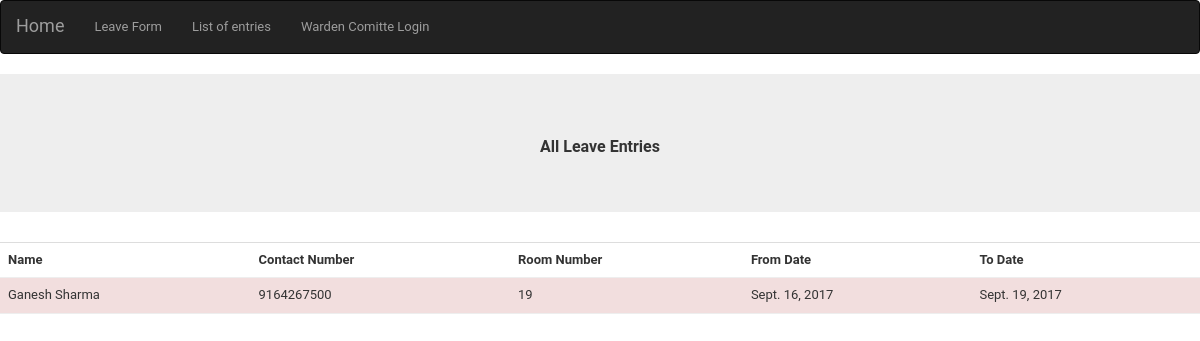
The app's page /attendance/allleavelist/, older data.
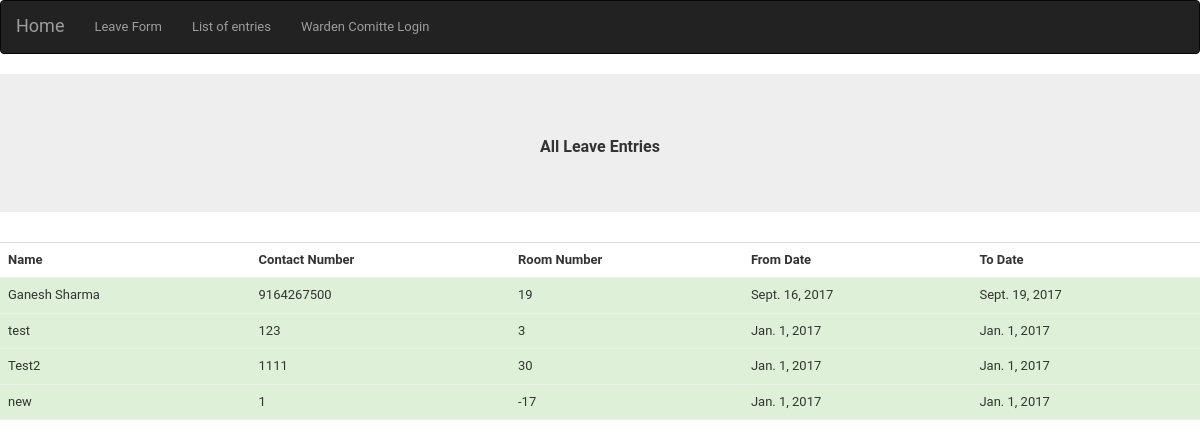
The same page, newer data.
### att/models.py (models this page shows, shortened)
class attsheet(models.Model):
    name=models.CharField(max_length=30)
    contact_no=models.CharField(max_length=10)
    room_no=models.IntegerField(validators=[MinValueValidator(1),MaxValueValidator(25)])
    from_date=models.DateField()
    to_date=models.DateField()
    purpose=models.TextField(max_length=500)
    approved=models.BooleanField(default=False)

### att/views.py (the view)
def attview(request):
    context={
        'all_entries':attsheet.objects.all(),
    }
    return render(request,'all.html',context)

### templates/all.html
{% extends 'base.html' %}
{% block insert %}
    <div class="jumbotron text-center"><h2>All Leave Entries </h2></div>
    <table class="table ">
    <tr>
<th>
   Name
</th>
<th>
Contact Number
</th>
<th>
    Room Number
 </th>
<th>
    From Date
 </th>
<th>
    To Date
 </th>
    </tr>
   {% for entry in all_entries %}
    <tr {% if entry.approved == True %}class="bg-success"
    {% endif %}
    {% if entry.approved == False %}class="bg-danger"
    {% endif %}>
        <td>
           {{ entry.name }}
        </td>
        <td>
           {{ entry.contact_no }}
        </td>
        <td>
           {{ entry.room_no}}
        </td>
        <td>
           {{ entry.from_date}}
        </td>
        <td>
           {{ entry.to_date }}
        </td>
           </tr>
    {% endfor %}
</table>
{% endblock %}

### templates/base.html (shortened to what this page needs)
<!DOCTYPE html>
<html lang="en">
<head>
<link rel="stylesheet" href="https://maxcdn.bootstrapcdn.com/bootstrap/3.3.7/css/bootstrap.min.css">
</head>
<body>
<nav class="navbar navbar-inverse">
  <div class="container-fluid">
    <div class="navbar-header">
      <a class="navbar-brand" href="{% url 'att:index' %}">Home</a>
    </div>
    <ul class="nav navbar-nav">
      <li><a href="{% url 'att:att' %}">Leave Form</a></li>
      <li><a href="{% url 'att:attview' %}">List of entries</a></li>
      <li><a href="{% url 'att:auth_login' %}">Warden Comitte Login</a></li>
    </ul>
  </div>
</nav>
<div class="wrapper">
{% block insert %}
{% endblock %}
</div>
</body>
</html>

### templates/base.html (style rules this page uses)
body { margin: 0; padding: 0; font-size: 14px; font-family: "Roboto","Lucida Grande","DejaVu Sans","Bitstream Vera Sans",Verdana,Arial,sans-serif; color: #333; background: #fff; }
a:link, a:visited { color: #447e9b; text-decoration: none; }
p, ol, ul, dl { margin: .2em 0 .8em 0; }
h1,h2,h3,h4,h5 { font-weight: bold; }
h2 { font-size: 16px; margin: 1em 0 .5em 0; }
ul li { list-style-type: square; padding: 1px 0; }
li, dt, dd { font-size: 13px; line-height: 20px; }
table { border-collapse: collapse; border-color: #ccc; }
td, th { font-size: 13px; line-height: 16px; border-bottom: 1px solid #eee; vertical-align: top; padding: 8px; font-family: "Roboto", "Lucida Grande", Verdana, Arial, sans-serif; }
th { font-weight: 600; text-align: left; }

Row changes from the older to the newer data that the page shows:
changed attsheet "Ganesh Sharma": approved False → True (drawn)
added attsheet: name "test", contact_no "123", room_no "3", from_date "Jan. 1, 2017", to_date "Jan. 1, 2017"
added attsheet: name "Test2", contact_no "1111", room_no "30", from_date "Jan. 1, 2017", to_date "Jan. 1, 2017"
added attsheet: name "new", contact_no "1", room_no "-17", from_date "Jan. 1, 2017", to_date "Jan. 1, 2017"
